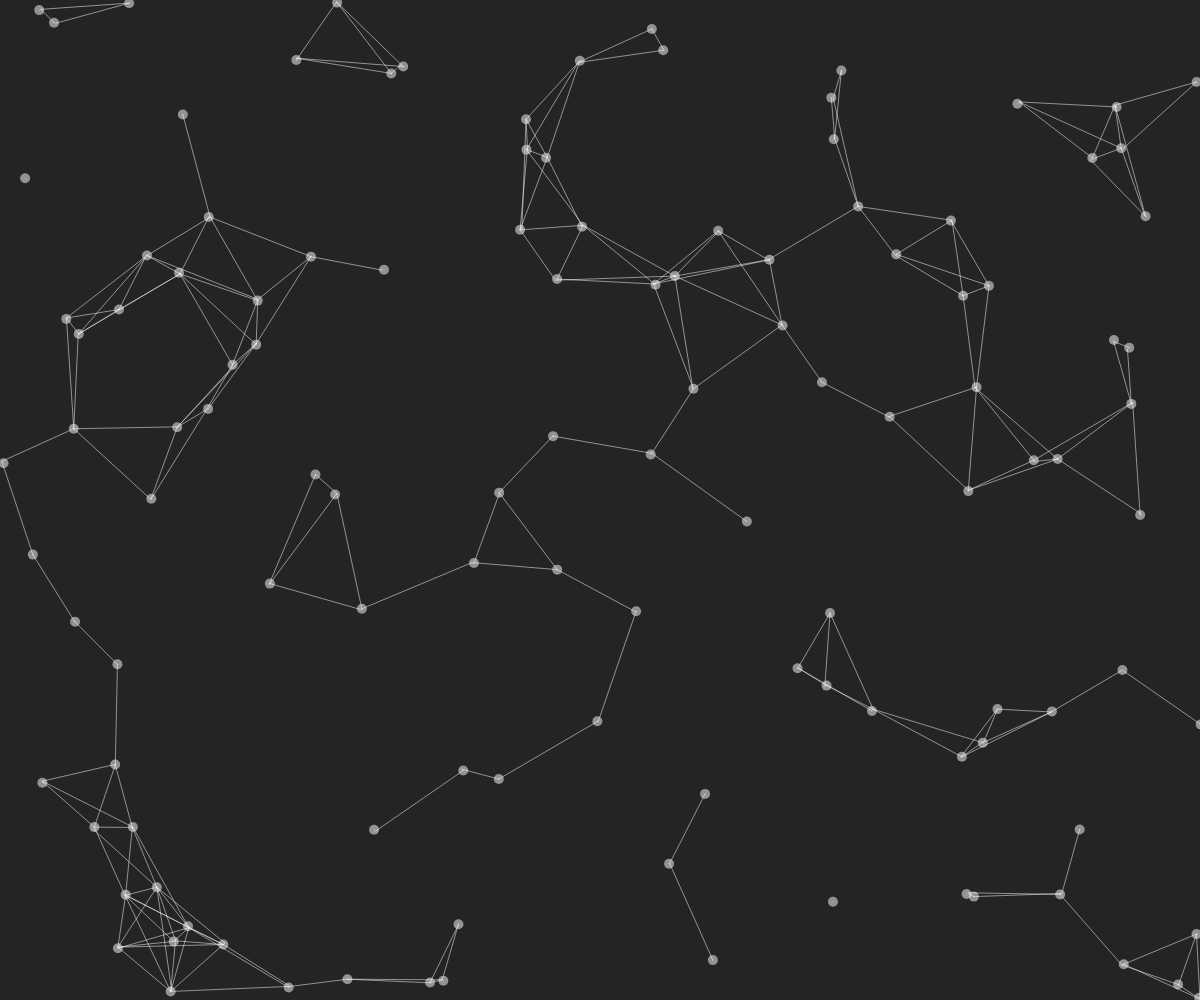
Frame 1 (no input)
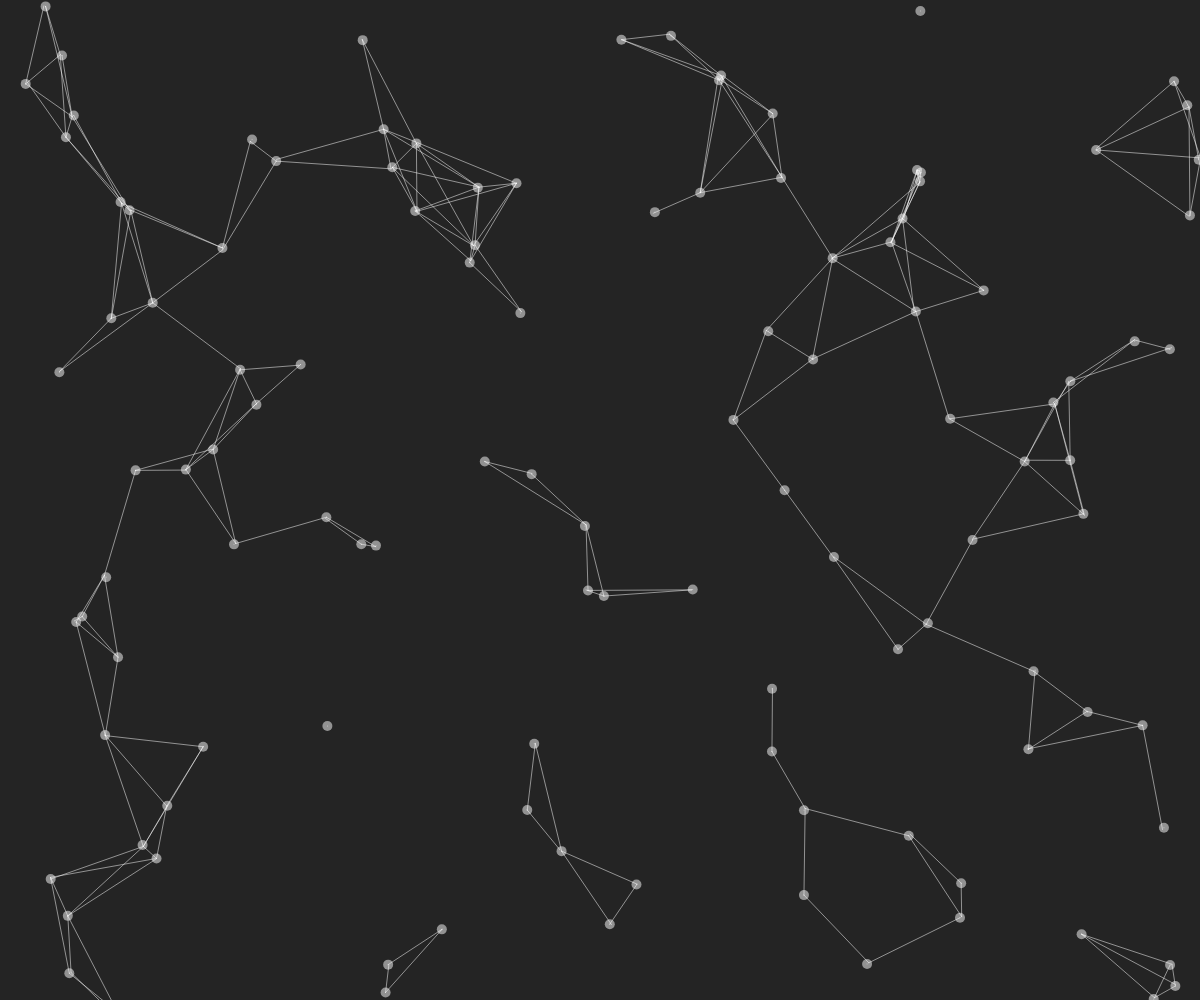
Frame 60 (no input)
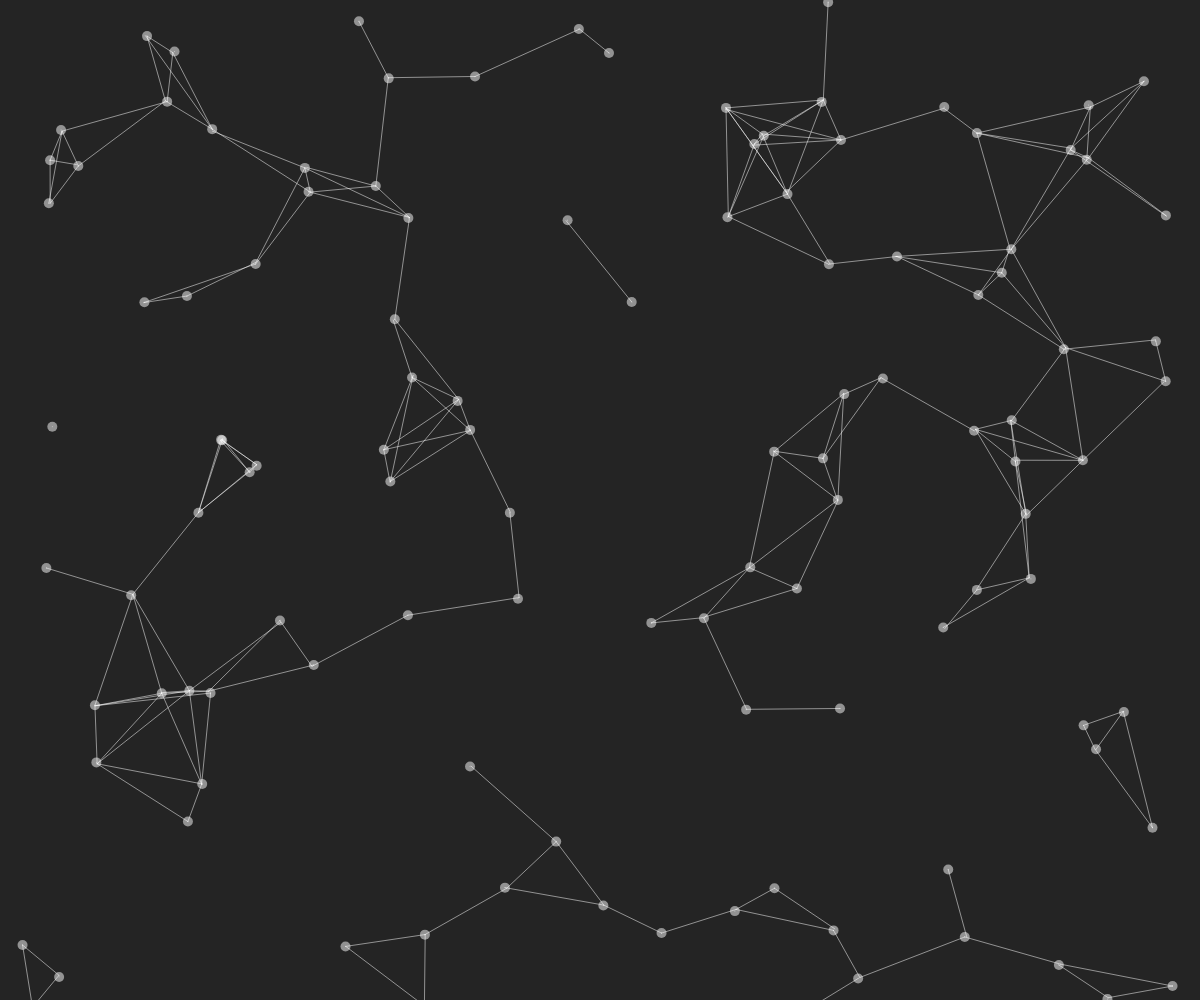
Frame 120 (the mouse pressed at the canvas centre since frame 60)

The p5.js sketch that drew these frames (run headless with seeded random() and noise() and a simulated clock; from frame 60 on, the mouse is pressed at the canvas centre):

// p5.js sketch
// ── sketch.js
const particles=[];
function setup() {
  createCanvas(window.outerWidth,window.outerHeight);
  const particlesLength=Math.floor(window.innerWidth/10);
  for(let i=0;i<particlesLength;i++)
  {
    particles.push(new Particle());
  }
}

function draw() {
  background(36,36,36);
  particles.forEach((p,index)=>{
    p.update();
    p.draw();
    p.checkParticles(particles.slice(index));
  }) 
}

class Particle
{
  constructor()
  {
    this.pos=createVector(random(width), random(height));
    this.vel=createVector(random(-2,2),random(-2,2));
    this.size=10;
  }

update()
{
  this.pos.add(this.vel);
  this.edges();
}

  draw()
  {
    noStroke();
    fill('rgba(255,255,255,0.5)');
    circle(this.pos.x,this.pos.y,this.size);
  }

  edges()
  {
    if(this.pos.x<0||this.pos.x>width)
    {
      this.vel.x*=-1;
    }
    if(this.pos.y<0||this.pos.x>height)
    {
      this.vel.y*=-1;
    }
  }

  checkParticles(particles)
  {
    particles.forEach(particle=>{
      const d=dist(this.pos.x,this.pos.y,particle.pos.x,particle.pos.y);
      if(d<120){
        stroke('rgba(255,255,255,0.5)');
        line(this.pos.x,this.pos.y,particle.pos.x,particle.pos.y);
      }
    });
  }
}

// ── styles.css
button {
  padding: auto;
}

div {
  text-align: center;
}

html {
  font-family: myFirstFont;
  color: #141414;
  line-height: 5px;
}

ul {
  list-style-type: none;
  text-align: center;
  display: inline-block;
  position: absolute;
  top: 25%;
  left: 50%;
  transform: translate(-50%, -50%);
  line-height: 15px;
}

input {
  border: black;
  border-radius: 10px;
  border-style: solid;
}

input:hover {
  border: white;
  border-radius: 10px;
  border-style: solid;
}

body {
  margin: 0;
  background: rgb(36, 36, 36);
  overflow: hidden;
}

h1 {
  font-size: 50px;
  color: white;
}

h2 {
  color: white;
  line-height: 20px;
}

footer {
  position: absolute;
  bottom: 10px;
  width: 50%;
}

@font-face {
  font-family: myFirstFont;
  src: url(BebasNeue-Regular.ttf);
}
